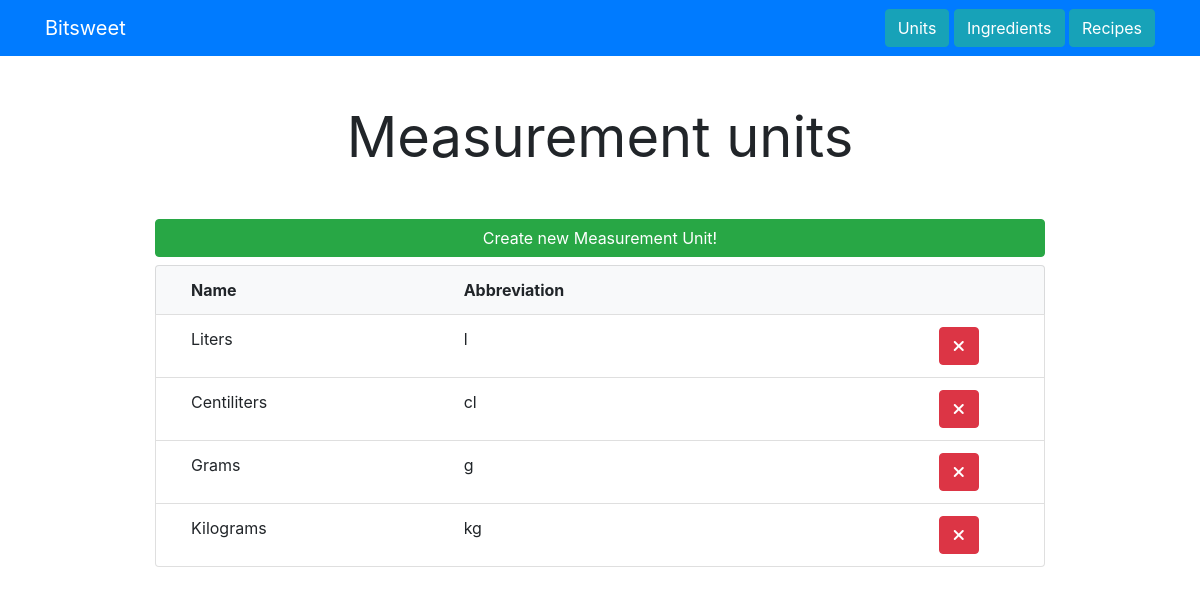
The page /units/ on the database as committed earlier.
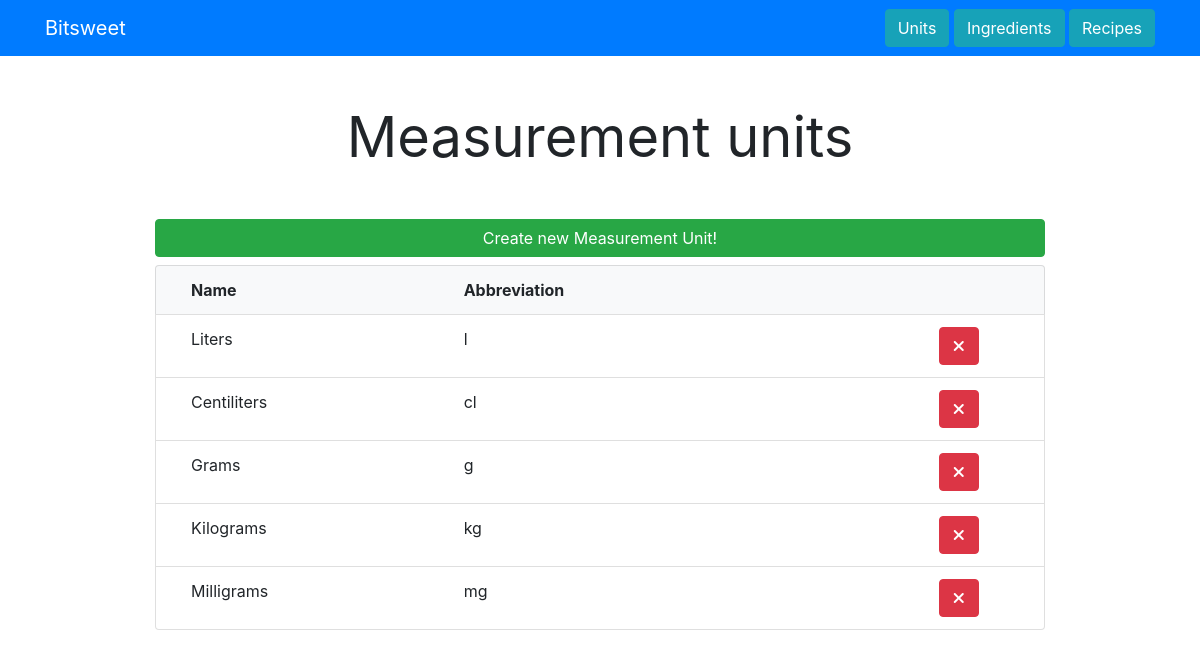
The same page on the database as committed later.
### units/models.py (models this page shows, shortened)
class MeasurementUnit(models.Model):
    unit_id = models.AutoField(primary_key=True)
    unit_name = models.CharField(max_length=100, null=False)
    unit_abbreviation = models.CharField(max_length=10,null=True)

### units/views.py (the view)
# urls.py: path('',views.index,name='index'),
def index(request):
    return render(request, 'units/index.html', {'unit_list': MeasurementUnit.objects.order_by('unit_id')})

### templates/units/index.html (shortened to what this page needs)
{% extends 'base.html' %}
{% block content %}
    <div class="container">
        {% if unit_list %}
            <div class="col-md-12 mb-5">
                <p class="display-4 text-center">
                    <strong>Measurement units</strong>
            </div>
            <a class="col-md-12 btn btn-success btn-large mb-2" href="{% url 'units:create'  %}">Create new Measurement Unit!</a>
            <ul class="list-group">
                <li class="list-group-item bg-light">
                    <div class="col-md-12 row ">
                        <div class="col-md-4">
                            <strong>Name</strong>
                        </div>
                        <div class="col-md-4">
                            <strong>Abbreviation</strong>
                        </div>
                    </div>
                </li>
                {% for unit in unit_list%}
                    <li class="list-group-item">
                        <div class="col-md-12 row">
                            <div class="col-md-4">
                                {{unit.unit_name}}
                            </div>
                            <div class="col-md-4">
                                {{unit.unit_abbreviation}}
                            </div>
                            <div class="col-md-4 text-right">
                                <a href="{% url 'units:delete' unit.unit_id %}" class="btn btn-danger rounded pull-right col-md-2">
                                    <i class="fas fa-times"></i>
                                </a>
                            </div>
                        </div>
                    </li>
                {% endfor %}
            </ul>
        {% endif%}
    </div>
{% endblock %}

Rows that differ between the two databases and show on the page:
added MeasurementUnit: unit_name "Milligrams", unit_abbreviation "mg"
